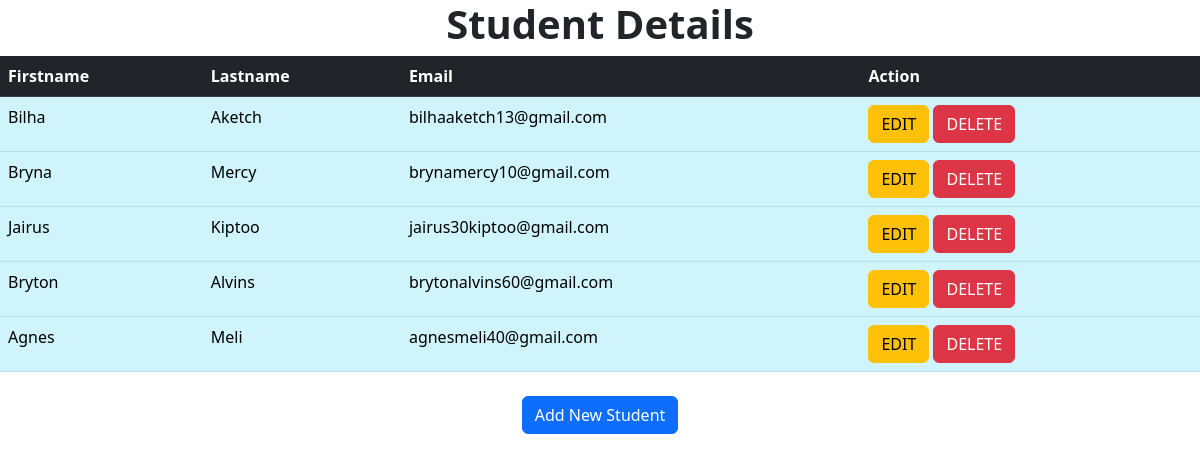
Page /show/ on the committed database.
### crudapp/models.py (models this page shows)
class Student(models.Model):
    firstname = models.CharField(max_length=200)
    lastname = models.CharField(max_length=200)
    email = models.EmailField()
    class Meta:
        db_table = "Student"

### crudapp/views.py (the view)
# urls.py: path('show/',views.show),
def show(request):
    students = Student.objects.all()
    return render(request, 'show.html', {'students': students})

### templates/show.html (shortened to what this page needs)
<!doctype html>
<html lang="en">
<head>
    {% load static %}
    <link rel="stylesheet" href="{% static 'css/bootstrap.min.css' %}">
</head>
<body>
<h1 style="text-align: center;font-weight: bold">Student Details</h1>
<table class="table table-info" style="margin:0 auto" >
    <thead class="table-dark">
    <tr>
        <th>Firstname</th>
        <th>Lastname</th>
        <th>Email</th>
        <th>Action</th>
    </tr>
    </thead>
    <tbody>
    {% for student in students %}
    <tr>
        <td>{{ student.firstname }}</td>
        <td>{{student.lastname}}</td>
        <td>{{student.email}}</td>
        <td>
            <a href="edit/{{ student.id }}" class="btn btn-warning">EDIT</a>
            <a href="delete/{{ student.id }}" class="btn btn-danger">DELETE</a>
        </td>
    </tr>
    {% endfor %}
    </tbody>
</table>
<br>
<center><a href="/index" class="btn btn-primary">Add New Student</a></center>
</body>
</html>

### rows in the picture
Student: firstname "Bilha", lastname "Aketch", email "bilhaaketch13@gmail.com"
Student: firstname "Bryna", lastname "Mercy", email "brynamercy10@gmail.com"
Student: firstname "Jairus", lastname "Kiptoo", email "jairus30kiptoo@gmail.com"
Student: firstname "Bryton", lastname "Alvins", email "brytonalvins60@gmail.com"
Student: firstname "Agnes", lastname "Meli", email "agnesmeli40@gmail.com"
